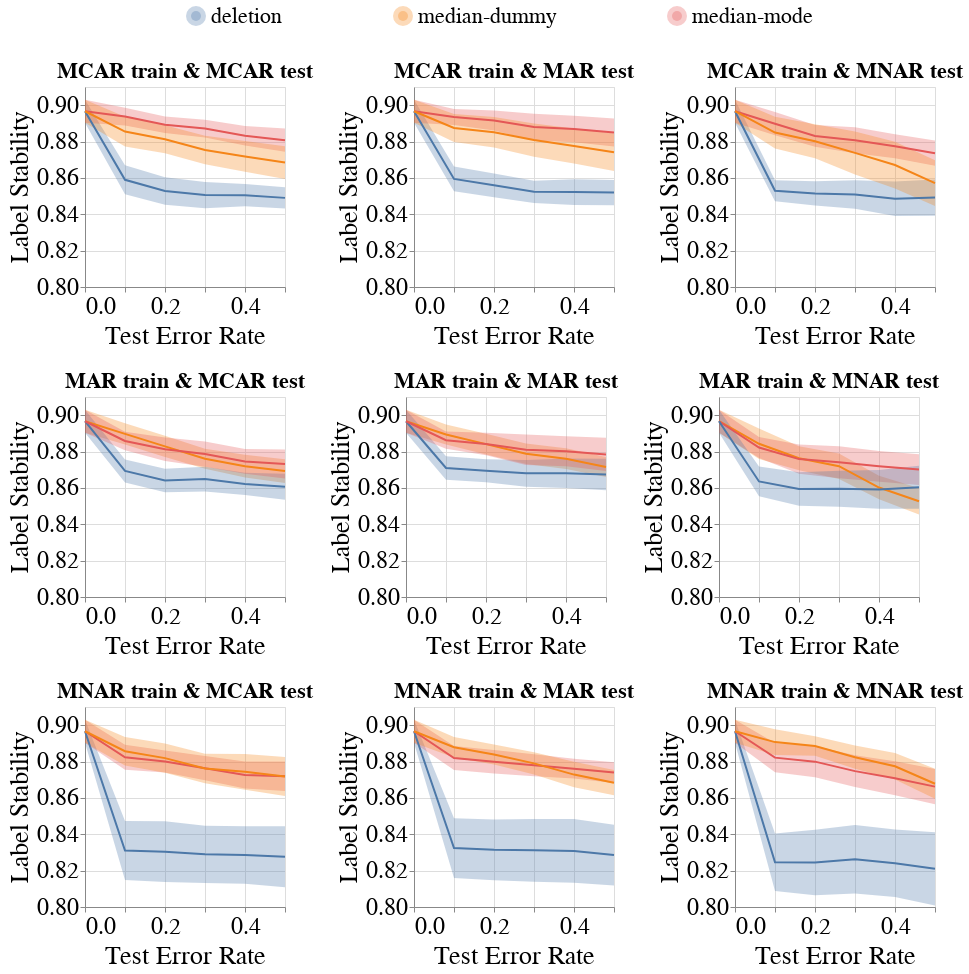

Write notebook code for a chart like this one.
### Code cell
create_line_bands_for_diff_imputers(dataset_name=DATASET_NAME,
                                    model_name='mlp_clf',
                                    metric_name='Label_Stability',
                                    db_client=db_client)
